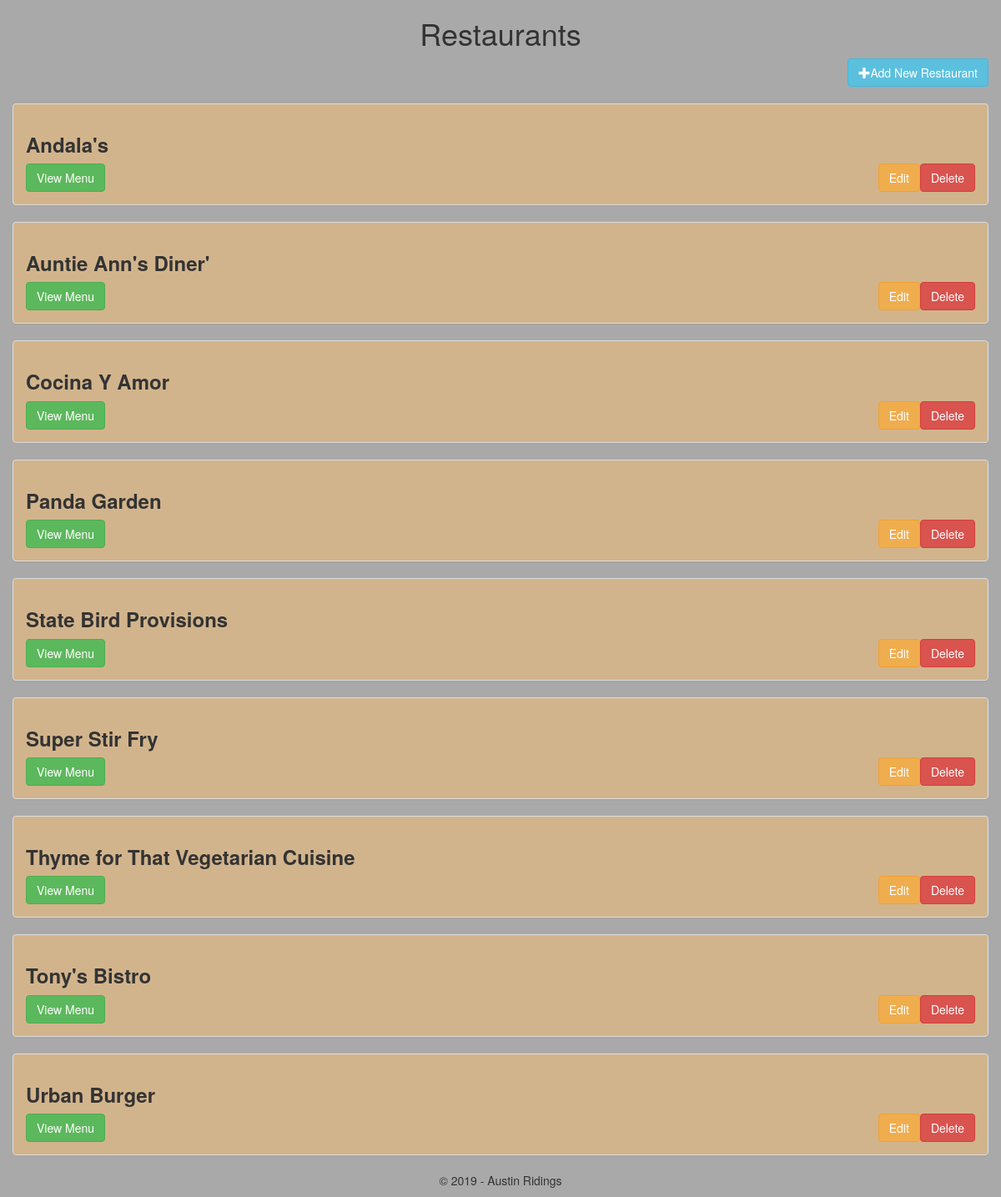
The page /restaurants/ on the database as committed earlier.
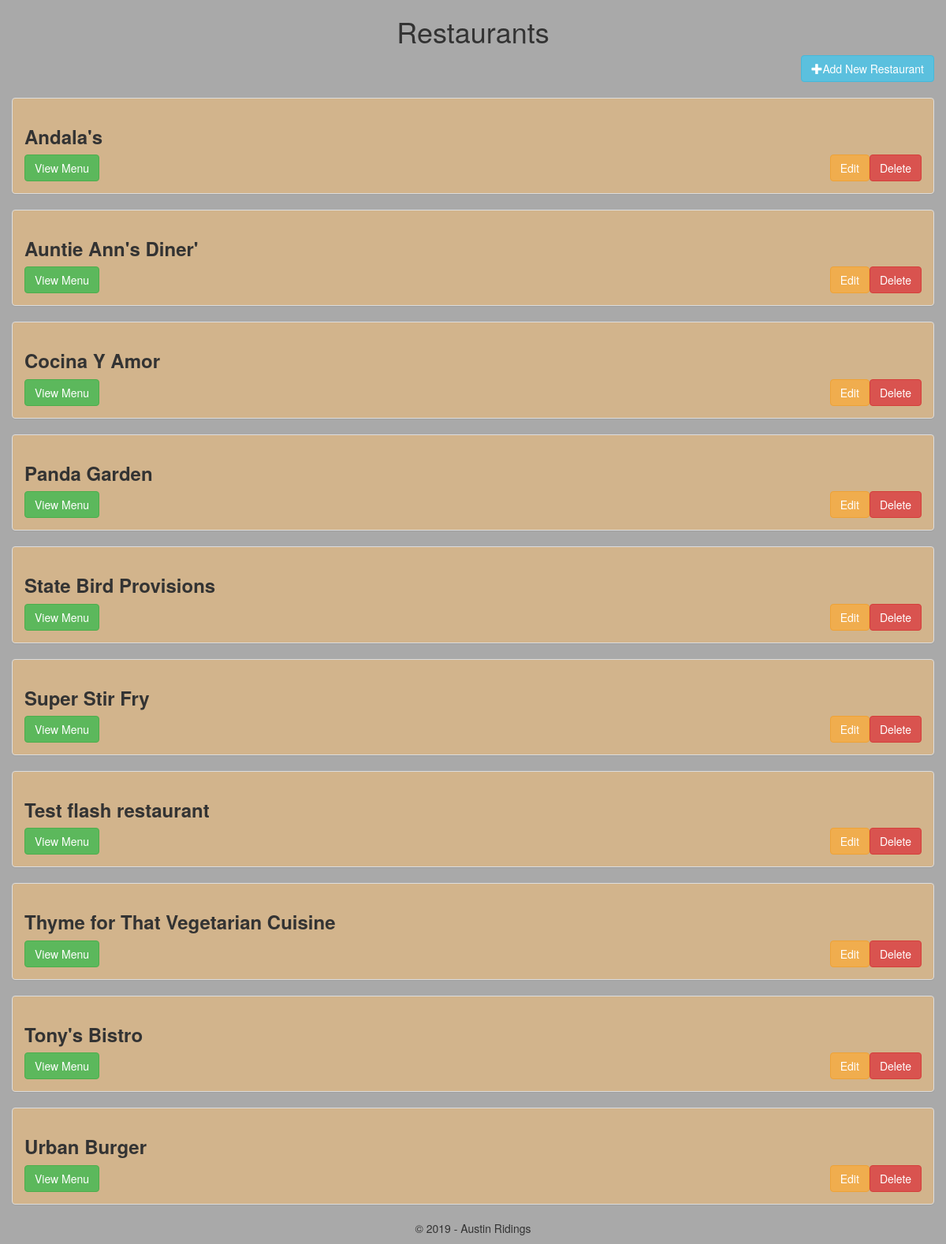
The same page on the database as committed later.
### database_setup.py (models this page shows, shortened)
class Restaurant(Base):
    __tablename__ = 'restaurant'
    name = Column(String(80), nullable = False)
    id = Column(Integer, primary_key = True)

### finalProject.py (the view)
@app.route('/')
@app.route('/restaurants/')
def allrestaurants():
    restaurants = session.query(Restaurant).order_by(Restaurant.name)
    return render_template('restaurants.html', restaurants=restaurants)

### templates/restaurants.html (shortened to what this page needs)
<html>
    <head>
        <link rel="stylesheet" href="https://maxcdn.bootstrapcdn.com/bootstrap/3.4.0/css/bootstrap.min.css">
        <link rel="stylesheet" type="text/css" href="{{ url_for('static', filename='final.css') }}">
    </head>
    <body>
        <div class="container">
            <div class="row" style="text-align: center">
                <h1>Restaurants</h1>
                <a href="{{url_for('addrestaurant')}}"><button type='button' class="btn btn-info" style="float: right"><span class="glyphicon glyphicon-plus"></span>Add New Restaurant</button></a>
            </div>
            <br>
            {% for r in restaurants %}
        <div class="row">
            <div class="panel panel-default">
                <div class="panel-body">
                    <h3><strong> {{r.name}} </strong></h3>
                    <a href="{{ url_for('deleterestaurant', restaurant_id=r.id) }}"><button type="button" class="btn btn-danger" style="float: right;">Delete</button></a>
                    <a href="{{ url_for('editrestaurant', restaurant_id=r.id) }}"><button type="button" class="btn btn-warning" style="float: right;">Edit</button></a>
                    <a href="{{ url_for('restaurantMenu', restaurant_id=r.id, menu_id=restaurant_id) }}"><button type="button" class="btn btn-success" style="float: left;">View Menu</button></a>
                </div>
            </div>
        </div>
            {% endfor %}
    </body>
    <footer>
        <p style="text-align:center;">&copy; 2019 - Austin Ridings</p>
    </footer>
</html>

Rows that differ between the two databases and show on the page:
added Restaurant: name "Test flash restaurant"
